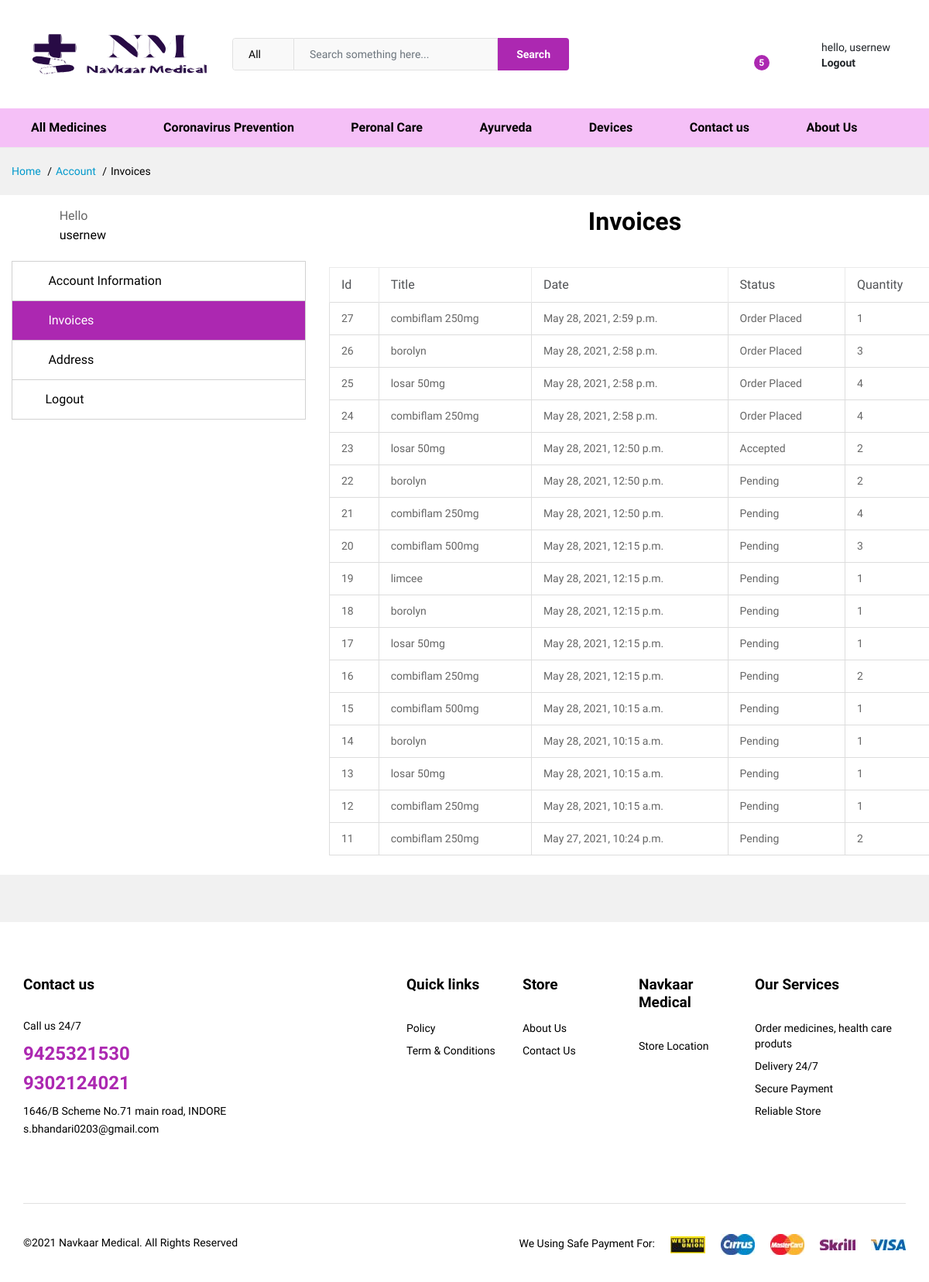
The app's page /account/invoices/ (signed in) with its own data.
### main/models.py (models this page shows, shortened)
class order(models.Model):
    cus_id=models.ForeignKey(User,on_delete=models.CASCADE)
    product_id=models.ForeignKey(product, on_delete=models.CASCADE)
    quantity = models.IntegerField()
    address_ordered = models.TextField(max_length=150)
    pincode_ordered = models.CharField(max_length=15)
    date_ordered = models.DateTimeField()
    STATUS_CHOICE = (('Accepted','Accepted'),('Packed','Packed'),('On the Way','On the Way'),('Delivered','Delivered'),('Canceled','Canceled'),('Order Placed','Order Placed'))
    status = models.CharField(max_length=50, choices = STATUS_CHOICE ,default='Order Placed')

class product(models.Model):
    medicinename=models.CharField(max_length=40)
    productdescription=models.TextField(default="NULL",null=True)
    keyingr=models.TextField(default="NULL",null=True)
    cat_id=models.ForeignKey(product_category, on_delete=models.CASCADE)
    prescriptiontype = (('T','True'),('F','False'))
    productpic = models.ImageField(null=True,blank=True ,upload_to = 'products')
    prescriptionreq = models.TextField(max_length=50, choices = prescriptiontype ,blank=True)
    mrp=models.IntegerField()
    medquantity=models.IntegerField()
    quantitydescription = models.CharField(max_length=50,default="Null",null=True,blank=True)
    meduses=models.TextField(max_length=80, null=True, default="NULL")
    safetyinfo=models.TextField(default="NULL",null=True)
    brand=models.CharField(max_length=100,null=True ,default="NULL")
    manufracturer=models.CharField(max_length=100 ,default="NULL", null=True)
    class Meta:
        ordering = ['medquantity'] #Sort in asc order

### account/views.py (the view)
# urls.py: path("invoices/",views.invoices, name='invoices'),
def invoices(request):
    user = request.user
    if user.is_authenticated:
        order_history = order.objects.filter(cus_id = user)
        print(order_history)
        amount = 0
        cart_product = [p for p in cart.objects.all() if p.cus_id == request.user]
        for p in cart_product:
            tempamount = (p.quantity*p.product_id.mrp)
            amount+=tempamount
        totalpurchased = len(cart_product)
        context = {'order_history':order_history,'totalpurchased':totalpurchased,'user':user}
        return render(request,'account/invoices.html',context)
    else:
        return redirect('login')

### account/templates/account/invoices.html (shortened to what this page needs)
{% extends "main/test.html" %}
{% load static %}
{% block mainblock %}
    <main class="ps-page--my-account">
        <div class="ps-breadcrumb">
            <div class="container">
                <ul class="breadcrumb">
                    <li><a href="index.html">Home</a></li>
                    <li><a href="user-information.html">Account</a></li>
                    <li>Invoices</li>
                </ul>
            </div>
        </div>
        <section class="ps-section--account">
            <div class="container">
                <div class="row">
                    <div class="col-lg-4">
                        <div class="ps-section__left">
                            <aside class="ps-widget--account-dashboard">
                                <div class="ps-widget__header"><img src="img/users/3.jpg" alt="">
                                    <figure>
                                        <figcaption>Hello</figcaption>
                                        <p><a href="#"><span class="__cf_email__">{{user.first_name}}</span></a></p>
                                    </figure>
                                </div>
                                <div class="ps-widget__content">
                                    <ul>
                                        <li><a href="{% url 'user_information' %}"><i class="icon-user"></i> Account Information</a></li>
                                        <li class="active"><a href="#"><i class="icon-papers"></i> Invoices</a></li>
                                        <li><a href="{% url 'address' %}"><i class="icon-map-marker"></i> Address</a></li>
                                        <li><a href="{% url 'logout' %}"><i class="icon-power-switch"></i>Logout</a></li>
                                    </ul>
                                </div>
                            </aside>
                        </div>
                    </div>
                    <div class="col-lg-8">
                        <div class="ps-section__right">
                            <div class="ps-section--account-setting">
                                <div class="ps-section__header">
                                    <h3>Invoices</h3>
                                </div>
                                <div class="ps-section__content">
                                    <div class="table-responsive">
                                        <table class="table ps-table ps-table--invoices">
                                            <thead>
                                                <tr>
                                                    <th>Id</th>
                                                    <th>Title</th>
                                                    <th>Date</th>
                                                    <th>Status</th>
                                                    <th>Quantity</th>
                                                </tr>
                                            </thead>
                                            <tbody>
                                                {% for i in order_history reversed %}
                                                <tr>
                                                    <td>{{ i.id }}</td>
                                                    <td><a href="{% url 'product_details' i.product_id.id %}">{{ i.product_id.medicinename }}</a></td>
                                                    <td>{{ i.date_ordered }}</td>
                                                    <td>{{ i.status }}</td>
                                                    <td>{{ i.quantity }}</td>
                                                </tr>
                                                {% endfor %}
                                            </tbody>
                                        </table>
                                    </div>
                                </div>
                            </div>
                        </div>
                    </div>
                </div>
            </div>
        </section>
        <div class="ps-breadcrumb">
            <div class="container">
            </div>
        </div>
    </main>
    {% endblock mainblock %}

### main/templates/main/test.html (shortened to what this page needs)
{% load static %}
<!DOCTYPE html>
<html lang="en">
<head>
    <link rel="stylesheet" href="//code.jquery.com/ui/1.12.1/themes/base/jquery-ui.css">
    <link rel="stylesheet" href="{% static 'plugins/font-awesome/css/font-awesome.min.css' %}">
    <link rel="stylesheet" href="{% static 'fonts/Linearicons/Linearicons/Font/demo-files/demo.css' %}">
    <link rel="stylesheet" href="{% static 'plugins/bootstrap/css/bootstrap.min.css' %}">
    <link rel="stylesheet" href="{% static 'plugins/owl-carousel/assets/owl.carousel.min.css' %}">
    <link rel="stylesheet" href="{% static 'plugins/owl-carousel/assets/owl.theme.default.min.css' %}">
    <link rel="stylesheet" href="{% static 'plugins/slick/slick/slick.css' %}">
    <link rel="stylesheet" href="{% static 'plugins/nouislider/nouislider.min.css' %}">
    <link rel="stylesheet" href="{% static 'plugins/lightGallery-master/dist/css/lightgallery.min.css' %}">
    <link rel="stylesheet" href="{% static 'plugins/jquery-bar-rating/dist/themes/fontawesome-stars.css' %}">
    <link rel="stylesheet" href="{% static 'plugins/select2/dist/css/select2.min.css' %}">
    <link rel="stylesheet" href="{% static 'css/style.css' %}">
    <link rel="stylesheet" href="{% static 'css/medicine.css' %}">
</head>
<body>
<header class="header header--standard header--medicine" data-sticky="true">
    <div class="header__content">
        <div class="ps-container">
            <div class="header__content-left"><a class="ps-logo" href="{% url 'home' %}"><img src="{% static 'img/LOGO_3.svg' %}" alt="" width="800px" height="100px"></a>
            </div>
            <div class="header__content-center">
                <form id="search-form" class="ps-form--quick-search" autocomplete="off" action="{% url 'searched' %}" method="POST">
                    <div class="form-group--icon">
                        <select class="form-control">
                            <option value="1">All</option>
                        </select>
                    </div>
                    <input class="form-control" type="text" placeholder="Search something here..." name="product" id="search-input">
                    <button>Search</button>
                </form>
            </div>
            <div class="header__content-right">
                <div class="header__actions">
                    <div class="ps-cart--mini"><a class="header__extra" href="#"><i class="icon-bag2"></i><span id = "totalpurchased1"><i>{{totalpurchased}}</i></span></a>
                    </div>
                    <div class="ps-block--user-header">
                        <div class="ps-block__left"><div class="ps-block__left"><a href="{% url 'user_information' %}"><i class="icon-user"></i></a></div></div>
                        {% if user.is_authenticated %}
                        <div class="ps-block__right">
                            hello, {{ user.first_name }}
                            <a href="{% url 'logout' %}">
                                Logout
                            </a>
                        </div>
                        {% else %}
                        <div class="ps-block__right"><a href="{% url 'logReg' %}">Login</a><a href="{% url 'logReg' %}">Register</a></div>
                        {% endif %}
                    </div>
                </div>
            </div>
        </div>
    </div>
    <nav class="navigation">
        <div class="ps-container" >
            <ul class="menu menu--medicine">
                <li><a href="{% url 'categories' %}">All Medicines</a>
                </li>
                <li><a href="{% url 'category' 2 %}">Coronavirus Prevention</a><span class="sub-toggle"></span>
                </li>
                <li><a href="{% url 'category' 3 %}">Peronal Care</a>
                </li>
                <li><a href="{% url 'category' 1 %}">Ayurveda</a>
                </li>
                <li><a href="{% url 'category' 4 %}">Devices</a>
                </li>
                <li><a href="{% url 'contactUs' %}">Contact us</a>
                </li>
                <li><a href="{% url 'aboutus' %}">About Us</a>
                </li>
            </ul>
        </div>
    </nav>
</header>
            {% block mainblock %}
            {% endblock mainblock %}
<footer class="ps-footer ps-footer--medicine">
                <div class="ps-container">
                    <div class="ps-footer__widgets">
                        <div class="ps-footer__left">
                            <aside class="widget widget_footer widget_contact-us">
                                <h4 class="widget-title">Contact us</h4>
                                <div class="widget_content">
                                    <p>Call us 24/7</p>
                                    <h3>9425321530</h3>
                                    <h3>9302124021</h3>
                                    <p>1646/B Scheme No.71 main road, INDORE <br><span class="__cf_email__"> s.bhandari0203@gmail.com </span></p>
                                </div>
                            </aside>
                        </div>
                        <div class="ps-footer__right">
                            <div class="row">
                                <div class="col-lg-8">
                                    <div class="row">
                                        <div class="col-md-4 col-sm-6 col-6">
                                            <aside class="widget widget_footer">
                                                <h4 class="widget-title">Quick links</h4>
                                                <ul class="ps-list--link">
                                                    <li><a href="{% url 'policy' %}">Policy</a></li>
                                                    <li><a href="{% url 'termsCondition' %}">Term & Conditions</a></li>
                                                </ul>
                                            </aside>
                                        </div>
                                        <div class="col-md-4 col-sm-6 col-6">
                                            <aside class="widget widget_footer">
                                                <h4 class="widget-title">Store</h4>
                                                <ul class="ps-list--link">
                                                    <li><a href="{% url 'aboutus' %}">About Us</a></li>
                                                    <li><a href="{% url 'contactUs' %}">Contact Us</a></li>
                                                </ul>
                                            </aside>
                                        </div>
                                        <div class="col-md-4 col-sm-6 col-6">
                                            <aside class="widget widget_footer">
                                                <h4 class="widget-title">Navkaar Medical</h4>
                                                <ul class="ps-list--link">
                                                    <li><a href="{% url 'contactUs' %}">Store Location</a></li>
                                                </ul>
                                            </aside>
                                        </div>
                                    </div>
                                </div>
                                <div class="col-lg-4">
                                    <aside class="widget widget_footer">
                                         <h4 class="widget-title">Our Services</h4>
                                         <ul class="ps-list--link">
                                            <li><a href="#">Order medicines, health care produts</a></li>
                                            <li><a href="#">Delivery 24/7</a></li>
                                            <li><a href="#">Secure Payment</a></li>
                                             <li><a href="#">Reliable Store</a></li>
                                          </ul>
                                          </aside>
                                </div>
                            </div>
                        </div>
                    </div>
                    <div class="ps-footer__copyright">
                        <p>&copy;2021 Navkaar Medical. All Rights Reserved</p>
                        <p><span>We Using Safe Payment For:</span><a href="#"><img src="{% static 'img/payment-method/1.jpg' %}" alt=""></a><a href="#"><img src="{% static 'img/payment-method/2.jpg' %}" alt=""></a><a href="#"><img src="{% static 'img/payment-method/3.jpg' %}" alt=""></a><a href="#"><img src="{% static 'img/payment-method/4.jpg' %}" alt=""></a><a href="#"><img src="{% static 'img/payment-method/5.jpg' %}" alt=""></a></p>
                    </div>
                </div>
            </footer>
</body>
</html>

### static/css/medicine.css (style rules this page uses)
.header--medicine .header__extra span { background-color: #ac28b1; }
.header--medicine .header__extra span i { color: #fff; }
.header--medicine .ps-form--quick-search { max-width: 100%; width: 100%; }
.header--medicine .ps-form--quick-search .form-control { background-color: #f9f9f9; }
.header--medicine .ps-form--quick-search button { color: #fff; background-color: #ac28b1; }
.header--medicine .ps-container { display: flex; justify-content: space-between; align-items: center; }
.header--medicine .ps-container > * { flex-basis: 100%; }
.header--medicine .ps-container .header__content-center { max-width: 100%; }
.header--medicine .ps-container .header__content-right { max-width: 500px; }
.header--medicine .navigation { background-color: #f5c0f7; border-bottom: 1px solid #eaeaea; }
.header--medicine .menu--medicine { position: relative; font-weight: 900; }
.header--medicine .menu--medicine a { font-weight: 550; margin-left: 10px; margin-right: 10px; }
@media screen and (max-width: 1365px) { .header--medicine .ps-container .header__content-right { max-width: 500px; } }

### records on screen
order: id "27", product_id.medicinename "combiflam 250mg", date_ordered "May 28, 2021, 2:59 p.m.", status "Order Placed", quantity "1"
order: id "26", product_id.medicinename "borolyn", date_ordered "May 28, 2021, 2:58 p.m.", status "Order Placed", quantity "3"
order: id "25", product_id.medicinename "losar 50mg", date_ordered "May 28, 2021, 2:58 p.m.", status "Order Placed", quantity "4"
order: id "24", product_id.medicinename "combiflam 250mg", date_ordered "May 28, 2021, 2:58 p.m.", status "Order Placed", quantity "4"
order: id "23", product_id.medicinename "losar 50mg", date_ordered "May 28, 2021, 12:50 p.m.", status "Accepted", quantity "2"
order: id "22", product_id.medicinename "borolyn", date_ordered "May 28, 2021, 12:50 p.m.", status "Pending", quantity "2"
order: id "21", product_id.medicinename "combiflam 250mg", date_ordered "May 28, 2021, 12:50 p.m.", status "Pending", quantity "4"
order: id "20", product_id.medicinename "combiflam 500mg", date_ordered "May 28, 2021, 12:15 p.m.", status "Pending", quantity "3"
order: id "19", product_id.medicinename "limcee", date_ordered "May 28, 2021, 12:15 p.m.", status "Pending", quantity "1"
order: id "18", product_id.medicinename "borolyn", date_ordered "May 28, 2021, 12:15 p.m.", status "Pending", quantity "1"
order: id "17", product_id.medicinename "losar 50mg", date_ordered "May 28, 2021, 12:15 p.m.", status "Pending", quantity "1"
order: id "16", product_id.medicinename "combiflam 250mg", date_ordered "May 28, 2021, 12:15 p.m.", status "Pending", quantity "2"
order: id "15", product_id.medicinename "combiflam 500mg", date_ordered "May 28, 2021, 10:15 a.m.", status "Pending", quantity "1"
order: id "14", product_id.medicinename "borolyn", date_ordered "May 28, 2021, 10:15 a.m.", status "Pending", quantity "1"
order: id "13", product_id.medicinename "losar 50mg", date_ordered "May 28, 2021, 10:15 a.m.", status "Pending", quantity "1"
order: id "12", product_id.medicinename "combiflam 250mg", date_ordered "May 28, 2021, 10:15 a.m.", status "Pending", quantity "1"
order: id "11", product_id.medicinename "combiflam 250mg", date_ordered "May 27, 2021, 10:24 p.m.", status "Pending", quantity "2"

### other values on screen
{{ totalpurchased }} "5"
{{ user.first_name }} "usernew"
